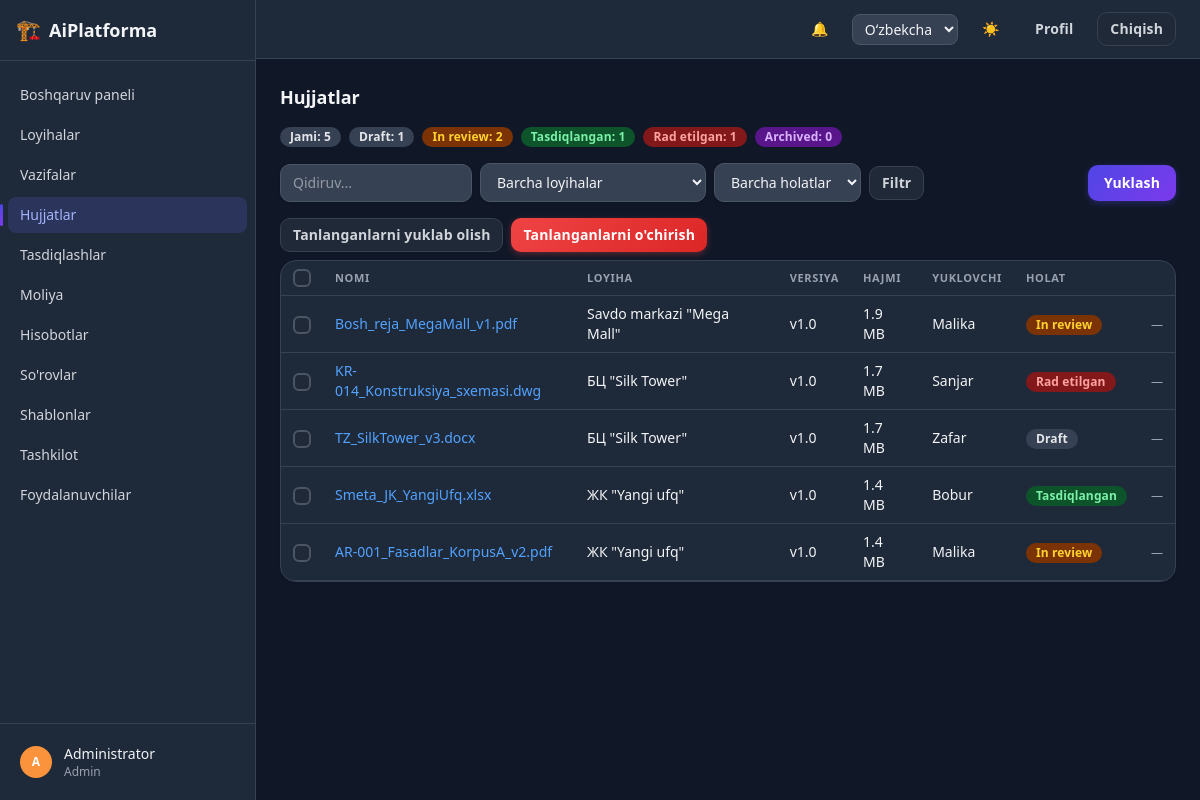
Screenshot of /documents/ (signed in) with the database file from the repository.
### apps/accounts/models.py (models this page shows, shortened)
class User(AbstractBaseUser, PermissionsMixin):
    class Role(models.TextChoices):
        ADMIN = "admin", _("Admin")
        MANAGER = "manager", _("Manager")
        GIP = "gip", _("GIP")
        GIP_ASSISTANT = "gip_assistant", _("GIP assistant")
        DESIGNER = "designer", _("Designer")
        REVIEWER = "reviewer", _("Reviewer")
        CLIENT = "client", _("Client")
    id = models.UUIDField(primary_key=True, default=uuid.uuid4, editable=False)
    email = models.EmailField(unique=True)
    full_name = models.CharField(max_length=255)
    role = models.CharField(max_length=20, choices=Role.choices, default=Role.DESIGNER)
    department = models.CharField(max_length=255, blank=True, null=True)
    phone = models.CharField(max_length=50, blank=True, null=True)
    avatar = models.ImageField(upload_to="avatars/", blank=True, null=True)
    telegram_chat_id = models.CharField(max_length=64, blank=True, null=True)
    is_active = models.BooleanField(default=True)
    is_staff = models.BooleanField(default=False)
    is_verified = models.BooleanField(default=False)
    totp_secret = models.CharField(max_length=64, blank=True, null=True)
    two_factor_enabled = models.BooleanField(default=False)
    created_at = models.DateTimeField(auto_now_add=True)
    updated_at = models.DateTimeField(auto_now=True)
    objects = UserManager()
    USERNAME_FIELD = "email"
    REQUIRED_FIELDS = ["full_name"]
    class Meta:
        ordering = ["full_name"]
    def get_short_name(self):
        return self.full_name.split()[0] if self.full_name else self.email

### apps/documents/models.py (models this page shows, shortened)
class Document(models.Model):
    id = models.UUIDField(primary_key=True, default=uuid.uuid4, editable=False)
    name = models.CharField(max_length=255)
    doc_type = models.CharField(max_length=50, blank=True, null=True)
    project = models.ForeignKey("projects.Project", on_delete=models.CASCADE, related_name="documents")
    section = models.ForeignKey(
        "projects.Section", on_delete=models.SET_NULL, null=True, blank=True, related_name="documents"
    )
    uploaded_by = models.ForeignKey(
        settings.AUTH_USER_MODEL, on_delete=models.PROTECT, related_name="uploaded_documents"
    )
    version = models.CharField(max_length=20, default="1.0")
    status = models.CharField(max_length=20, choices=DocumentStatus.choices, default=DocumentStatus.DRAFT)
    file = models.FileField(upload_to="documents/%Y/%m/", blank=True, null=True)
    file_size = models.PositiveIntegerField(default=0)
    mime_type = models.CharField(max_length=100, blank=True, null=True)
    deadline = models.DateField(blank=True, null=True)
    created_at = models.DateTimeField(auto_now_add=True)
    updated_at = models.DateTimeField(auto_now=True)
    class Meta:
        ordering = ["-created_at"]

### apps/projects/models.py (models this page shows, shortened)
class Project(models.Model):
    class Stage(models.TextChoices):
        CONCEPT = "concept", _("Concept")
        PRELIMINARY = "preliminary", _("Preliminary design")
        WORKING_DOCS = "working_docs", _("Working documentation")
        EXPERTISE = "expertise", _("Expertise")
        CONSTRUCTION = "construction", _("Construction")
    class Status(models.TextChoices):
        ACTIVE = "active", _("Active")
        ON_HOLD = "on_hold", _("On hold")
        COMPLETED = "completed", _("Completed")
        CANCELLED = "cancelled", _("Cancelled")
    id = models.UUIDField(primary_key=True, default=uuid.uuid4, editable=False)
    name = models.CharField(max_length=255)
    description = models.CharField(max_length=2000, blank=True, null=True)
    client_name = models.CharField(max_length=255, blank=True, null=True)
    client_contact = models.CharField(max_length=255, blank=True, null=True)
    address = models.CharField(max_length=500, blank=True, null=True)
    stage = models.CharField(max_length=20, choices=Stage.choices, default=Stage.CONCEPT)
    status = models.CharField(max_length=20, choices=Status.choices, default=Status.ACTIVE)
    start_date = models.DateField(blank=True, null=True)
    deadline = models.DateField(blank=True, null=True)
    budget = models.FloatField(default=0)
    paid_amount = models.FloatField(default=0)
    created_by = models.ForeignKey(
        settings.AUTH_USER_MODEL, on_delete=models.PROTECT, related_name="created_projects"
    )
    created_at = models.DateTimeField(auto_now_add=True)
    updated_at = models.DateTimeField(auto_now=True)
    class Meta:
        ordering = ["-created_at"]

### apps/documents/views.py (the view, shortened to what this page needs)
# urls.py: path("", views.document_list, name="list"),
@login_required
def document_list(request):
    documents = _visible_documents(request.user)
    project_id = request.GET.get("project")
    if project_id:
        documents = documents.filter(project_id=project_id)
    status = request.GET.get("status")
    if status:
        documents = documents.filter(status=status)
    doc_type = request.GET.get("doc_type")
    if doc_type:
        documents = documents.filter(doc_type=doc_type)
    search = request.GET.get("search")
    if search:
        documents = documents.filter(name__icontains=search)
    status_counts = {
        value: _visible_documents(request.user).filter(status=value).count()
        for value, _label in DocumentStatus.choices
    }
    paginator = Paginator(documents, 20)
    page_obj = paginator.get_page(request.GET.get("page"))
    return render(request, "documents/document_list.html", {
        "page_obj": page_obj,
        "status_counts": status_counts,
        "total": _visible_documents(request.user).count(),
        "statuses": DocumentStatus.choices,
        "projects": visible_projects_for(request.user),
        "filters": {
            "project": project_id or "", "status": status or "",
            "doc_type": doc_type or "", "search": search or "",
        },
    })

### templates/documents/document_list.html (shortened to what this page needs)
{% extends "base.html" %}
{% load i18n core_extras document_extras %}
{% block page_title %}{% trans "Documents" %}{% endblock %}
{% block content %}
<div class="mb-4 flex flex-wrap gap-2 text-sm">
  <span class="badge badge-default">{% trans "Total" %}: {{ total }}</span>
  {% for value, label in statuses %}
    <span class="{{ value|document_status_badge }}">{{ label }}: {{ status_counts|get_item:value|default:0 }}</span>
  {% endfor %}
</div>
<div class="mb-4 flex flex-wrap items-center justify-between gap-3">
  <form method="get" class="flex flex-wrap items-center gap-2">
    <input type="text" name="search" value="{{ filters.search }}" placeholder="{% trans 'Search...' %}" class="field-input w-48">
    <select name="project" onchange="this.form.submit()" class="field-input w-auto">
      <option value="">{% trans "All projects" %}</option>
    </select>
    <select name="status" onchange="this.form.submit()" class="field-input w-auto">
      <option value="">{% trans "All statuses" %}</option>
    </select>
    <button type="submit" class="btn btn-secondary btn-sm">{% trans "Filter" %}</button>
  </form>
  <a href="{% url 'documents:upload' %}" class="btn btn-primary btn-md">{% trans "Upload" %}</a>
</div>
<form method="post" id="bulk-form">
  <div class="mb-2 flex gap-2">
    <button type="button" class="btn btn-secondary btn-sm" onclick="submitBulkGet()">{% trans "Download selected" %}</button>
    <button type="submit" name="delete_selected" value="1" class="btn btn-danger btn-sm">{% trans "Delete selected" %}</button>
  </div>
  <div class="card overflow-x-auto">
    <table class="w-full text-left text-sm">
      <thead class="border-b border-gray-200 text-gray-500 dark:border-gray-700 dark:text-gray-400">
        <tr>
          <th class="px-3 py-2"><input type="checkbox" onclick="document.querySelectorAll('.doc-checkbox').forEach(c=>c.checked=this.checked)"></th>
          <th class="px-3 py-2">{% trans "Name" %}</th><th class="px-3 py-2">{% trans "Project" %}</th>
          <th class="px-3 py-2">{% trans "Version" %}</th><th class="px-3 py-2">{% trans "Size" %}</th>
          <th class="px-3 py-2">{% trans "Uploaded by" %}</th><th class="px-3 py-2">{% trans "Status" %}</th>
          <th class="px-3 py-2"></th>
        </tr>
      </thead>
      <tbody>
        {% for document in page_obj %}
          <tr class="border-b border-gray-100 dark:border-gray-700">
            <td class="px-3 py-2"><input type="checkbox" class="doc-checkbox" name="selected" value="{{ document.pk }}"></td>
            <td class="px-3 py-2"><a href="{% url 'documents:detail' document.pk %}" class="text-blue-600 hover:underline dark:text-blue-400">{{ document.name }}</a></td>
            <td class="px-3 py-2">{{ document.project.name }}</td>
            <td class="px-3 py-2">v{{ document.version }}</td>
            <td class="px-3 py-2">{{ document.file_size|filesizeformat_short }}</td>
            <td class="px-3 py-2">{{ document.uploaded_by.get_short_name }}</td>
            <td class="px-3 py-2"><span class="{{ document.status|document_status_badge }}">{{ document.get_status_display }}</span></td>
            <td class="whitespace-nowrap px-3 py-2 text-right">
              {% if document.file %}
                <a href="{% url 'documents:download' document.pk %}" class="text-xs text-blue-600 hover:underline dark:text-blue-400">{% trans "Download" %}</a>
              {% else %}
                <span class="text-xs text-gray-400 dark:text-gray-500">—</span>
              {% endif %}
            </td>
          </tr>
        {% empty %}
          <tr><td colspan="8" class="px-4 py-6 text-center text-gray-500 dark:text-gray-400">{% trans "No documents found." %}</td></tr>
        {% endfor %}
      </tbody>
    </table>
  </div>
</form>
{% endblock %}

### templates/partials/sidebar.html
{% load i18n core_extras %}
<aside class="hidden w-64 shrink-0 flex-col border-r border-gray-200 bg-white dark:border-gray-700 dark:bg-gray-800 md:flex">
  <div class="flex items-center gap-2 border-b border-gray-200 px-4 py-4 dark:border-gray-700">
    <span class="text-xl">🏗️</span>
    <span class="text-lg font-semibold">AiPlatforma</span>
  </div>
  <nav class="flex-1 space-y-1 overflow-y-auto px-2 py-4 text-sm">
    {% url 'core:dashboard' as dashboard_url %}
    <a href="{{ dashboard_url }}" class="flex items-center gap-3 rounded-lg px-3 py-2 font-medium
      {% if request.path == dashboard_url %}bg-blue-50 text-blue-700 dark:bg-blue-950 dark:text-blue-300{% else %}text-gray-600 hover:bg-gray-100 dark:text-gray-300 dark:hover:bg-gray-700{% endif %}">
      {% trans "Dashboard" %}
    </a>
    {% url 'projects:list' as projects_url %}
    <a href="{{ projects_url }}" class="flex items-center gap-3 rounded-lg px-3 py-2 font-medium
      {% if request.path|slice:":9" == "/projects" %}bg-blue-50 text-blue-700 dark:bg-blue-950 dark:text-blue-300{% else %}text-gray-600 hover:bg-gray-100 dark:text-gray-300 dark:hover:bg-gray-700{% endif %}">
      {% trans "Projects" %}
    </a>
    {% url 'tasks:board' as tasks_url %}
    <a href="{{ tasks_url }}" class="flex items-center gap-3 rounded-lg px-3 py-2 font-medium
      {% if request.path|slice:":6" == "/tasks" %}bg-blue-50 text-blue-700 dark:bg-blue-950 dark:text-blue-300{% else %}text-gray-600 hover:bg-gray-100 dark:text-gray-300 dark:hover:bg-gray-700{% endif %}">
      {% trans "Tasks" %}
    </a>
    {% url 'documents:list' as documents_url %}
    <a href="{{ documents_url }}" class="flex items-center gap-3 rounded-lg px-3 py-2 font-medium
      {% if request.path == documents_url %}bg-blue-50 text-blue-700 dark:bg-blue-950 dark:text-blue-300{% else %}text-gray-600 hover:bg-gray-100 dark:text-gray-300 dark:hover:bg-gray-700{% endif %}">
      {% trans "Documents" %}
    </a>
    {% url 'documents:approvals' as approvals_url %}
    <a href="{{ approvals_url }}" class="flex items-center gap-3 rounded-lg px-3 py-2 font-medium
      {% if request.path == approvals_url %}bg-blue-50 text-blue-700 dark:bg-blue-950 dark:text-blue-300{% else %}text-gray-600 hover:bg-gray-100 dark:text-gray-300 dark:hover:bg-gray-700{% endif %}">
      {% trans "Approvals" %}
    </a>
    {% url 'finance:home' as finance_url %}
    <a href="{{ finance_url }}" class="flex items-center gap-3 rounded-lg px-3 py-2 font-medium
      {% if request.path == finance_url %}bg-blue-50 text-blue-700 dark:bg-blue-950 dark:text-blue-300{% else %}text-gray-600 hover:bg-gray-100 dark:text-gray-300 dark:hover:bg-gray-700{% endif %}">
      {% trans "Finance" %}
    </a>
    {% url 'reports:dashboard' as reports_url %}
    <a href="{{ reports_url }}" class="flex items-center gap-3 rounded-lg px-3 py-2 font-medium
      {% if request.path == reports_url %}bg-blue-50 text-blue-700 dark:bg-blue-950 dark:text-blue-300{% else %}text-gray-600 hover:bg-gray-100 dark:text-gray-300 dark:hover:bg-gray-700{% endif %}">
      {% trans "Reports" %}
    </a>
    {% url 'requests_app:list' as requests_url %}
    <a href="{{ requests_url }}" class="flex items-center gap-3 rounded-lg px-3 py-2 font-medium
      {% if request.path|slice:":9" == "/requests" %}bg-blue-50 text-blue-700 dark:bg-blue-950 dark:text-blue-300{% else %}text-gray-600 hover:bg-gray-100 dark:text-gray-300 dark:hover:bg-gray-700{% endif %}">
      {% trans "Requests" %}
    </a>
    {% url 'document_templates:list' as templates_url %}
    <a href="{{ templates_url }}" class="flex items-center gap-3 rounded-lg px-3 py-2 font-medium
      {% if request.path|slice:":10" == "/templates" %}bg-blue-50 text-blue-700 dark:bg-blue-950 dark:text-blue-300{% else %}text-gray-600 hover:bg-gray-100 dark:text-gray-300 dark:hover:bg-gray-700{% endif %}">
      {% trans "Templates" %}
    </a>
    {% url 'organization:list' as organization_url %}
    <a href="{{ organization_url }}" class="flex items-center gap-3 rounded-lg px-3 py-2 font-medium
      {% if request.path == organization_url %}bg-blue-50 text-blue-700 dark:bg-blue-950 dark:text-blue-300{% else %}text-gray-600 hover:bg-gray-100 dark:text-gray-300 dark:hover:bg-gray-700{% endif %}">
      {% trans "Organization" %}
    </a>
    {% url 'accounts:user_list' as users_url %}
    <a href="{{ users_url }}" class="flex items-center gap-3 rounded-lg px-3 py-2 font-medium
      {% if request.path == users_url %}bg-blue-50 text-blue-700 dark:bg-blue-950 dark:text-blue-300{% else %}text-gray-600 hover:bg-gray-100 dark:text-gray-300 dark:hover:bg-gray-700{% endif %}">
      {% trans "Users" %}
    </a>
  </nav>
  <div class="border-t border-gray-200 p-3 dark:border-gray-700">
    <a href="{% url 'accounts:profile' %}" class="flex items-center gap-3 rounded-lg px-2 py-2 hover:bg-gray-100 dark:hover:bg-gray-700">
      <span class="flex h-8 w-8 items-center justify-center rounded-full text-xs font-semibold text-white"
            style="background-color: {{ request.user.full_name|avatar_color }};">
        {{ request.user.full_name|initials }}
      </span>
      <span class="truncate text-sm">
        <span class="block font-medium">{{ request.user.get_short_name }}</span>
        <span class="block text-xs text-gray-500 dark:text-gray-400">{{ request.user.get_role_display }}</span>
      </span>
    </a>
  </div>
</aside>

### rows the page displays
User: user.full_name|initials "A", user.get_short_name "Administrator", user.role "Admin"
Document: name "Bosh_reja_MegaMall_v1.pdf", project.name "Savdo markazi \"Mega Mall\"", version "1.0", file_size|filesizeformat_short "1.9 MB", uploaded_by.get_short_name "Malika", status "In review"
Document: name "KR-014_Konstruksiya_sxemasi.dwg", project.name "БЦ \"Silk Tower\"", version "1.0", file_size|filesizeformat_short "1.7 MB", uploaded_by.get_short_name "Sanjar", status "Rad etilgan"
Document: name "TZ_SilkTower_v3.docx", project.name "БЦ \"Silk Tower\"", version "1.0", file_size|filesizeformat_short "1.7 MB", uploaded_by.get_short_name "Zafar", status "Draft"
Document: name "Smeta_JK_YangiUfq.xlsx", project.name "ЖК \"Yangi ufq\"", version "1.0", file_size|filesizeformat_short "1.4 MB", uploaded_by.get_short_name "Bobur", status "Tasdiqlangan"
Document: name "AR-001_Fasadlar_KorpusA_v2.pdf", project.name "ЖК \"Yangi ufq\"", version "1.0", file_size|filesizeformat_short "1.4 MB", uploaded_by.get_short_name "Malika", status "In review"

### other values shown
{{ total }} "5"
{{ label }} "Draft" "In review" "Tasdiqlangan" "Rad etilgan" "Archived"
{{ status_counts|get_item:value|default:0 }} "1" "2" "1" "1" "0"
form field language "Oʻzbekcha"
